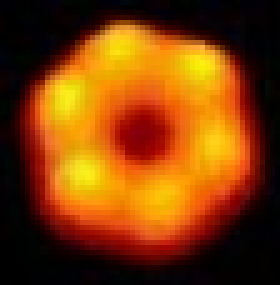
%> input picture HW3-1/HW3/afmStruc.jpg, 56 x 57 px (shown 5 times larger)
$ octave four.m   (GNU Octave 9; MATLAB toolbox functions it lacks are replaced by stand-ins)
%> lines starting %> are read from the running program, lines starting %| are printed output that depends on the picture
clear
close
clc

%% This code shows 3 structers from an AFM image
%  and creates a 3d plot for each
%  with an additional plot as a reference

height_range = 100; % assume a height of 100%
pixel_siz1e_5 = 5/34; % nanometers/pixel
pixel_siz1e_20 = 20/34;
%% Read image data
    im1 = imread('afmStruc.jpg');
%> im1 is the input picture: size 57x56x3 uint8; mean R, G, B 125.9, 61.8, 7.3
    im2 = imread('afmStruc1.jpg');
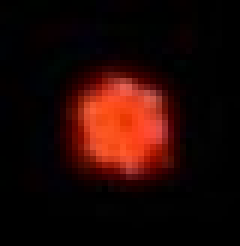
%> input picture HW3-1/HW3/afmStruc1.jpg, 40 x 41 px (shown 6 times larger)
%> im2 is the input picture: size 41x40x3 uint8; mean R, G, B 33, 8.5, 5.1
    im3 = imread('afmStruc2.jpg');
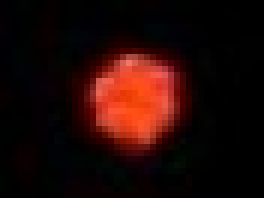
%> input picture HW3-1/HW3/afmStruc2.jpg, 44 x 33 px (shown 6 times larger)
%> im3 is the input picture: size 33x44x3 uint8; mean R, G, B 32.8, 9, 6.1
    im4 = imread('afmStruc3.jpg');
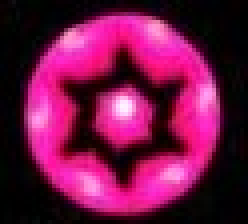
%> input picture HW3-1/HW3/afmStruc3.jpg, 62 x 56 px (shown 4 times larger)
%> im4 is the input picture: size 56x62x3 uint8; mean R, G, B 110.7, 21.1, 70.7


%% CONVERT THE IMAGE TO GRAYSCALE
    im_gray1 = rgb2gray(im1);
    im_gray2 = rgb2gray(im2);
    im_gray3 = rgb2gray(im3);
    im_gray4 = rgb2gray(im4);
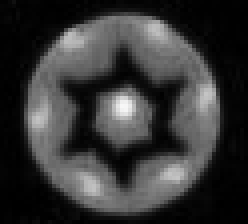
%> im_gray4: size 56x62 uint8 (shown 4 times larger); min 0, max 247, mean 53.5

%% Plot Data as a surface
    z1 = double(im_gray1); % Shade intensity will corrospond to data height
    data_range1 = [min(min(z1)) max(max(z1))];
%> data_range1 = [0 220]
    z2 = double(im_gray2);
    data_range2 = [min(min(z2)) max(max(z2))];
%> data_range2 = [0 139]
    z3 = double(im_gray3);
    data_range3 = [min(min(z3)) max(max(z3))];
%> data_range3 = [0 153]
    z4 = double(im_gray4);
    data_range4 = [min(min(z4)) max(max(z4))];
%> data_range4 = [0 247]

% Make the data start from 0
    z1 = z1 - min(min(z1));
    z2 = z2 - min(min(z2));
    z3 = z3 - min(min(z3));
    z4 = z4 - min(min(z4));

% Divide z1 by its range to make it go from 0 to 1, then multiply
% by 100 nm
    z1 = z1 / data_range1(2) * height_range;
    z2 = z2 / data_range2(2) * height_range;
    z3 = z3 / data_range3(2) * height_range;
    z4 = z4 / data_range4(2) * height_range;

%% Modify x & y to represent real dimensions
    %Create x & y going from 1 to the proper dimension of Z
        x1 = 1:size(z1,2);
%> x1 = 56 values from 1 to 56
        y1 = 1:size(z1,1);
%> y1 = 57 values from 1 to 57
        x2 = 1:size(z2,2);
%> x2 = 40 values from 1 to 40
        y2 = 1:size(z2,1);
%> y2 = 41 values from 1 to 41
        x3 = 1:size(z3,2);
%> x3 = 44 values from 1 to 44
        y3 = 1:size(z3,1);
        x4 = 1:size(z4,2);
        y4 = 1:size(z4,1);

    % Modify x & y to represent real dimensions
        x1 = pixel_siz1e_5*(x1-min(x1));
        y1 = pixel_siz1e_5*(y1-min(y1));
        x2 = pixel_siz1e_20*(x2-min(x1));
        y2 = pixel_siz1e_20*(y2-min(y1));
        x3 = pixel_siz1e_20*(x3-min(x1));
        y3 = pixel_siz1e_20*(y3-min(y1));
        x4 = pixel_siz1e_5*(x4-min(x1));
        y4 = pixel_siz1e_5*(y4-min(y1));

    % Create a mesh grid
        [X1, Y1] = meshgrid(x1,y1);
        [X2, Y2] = meshgrid(x2,y2);
        [X3, Y3] = meshgrid(x3,y3);
        [X4, Y4] = meshgrid(x4,y4);

%% Plot it as a surface
    fig1 = figure(1);
    fig1.WindowState = 'maximized';
    surf(X1,Y1,z1);
    colormap default;
    ti = title('3D surface of an afm image');
    ti.Interpreter = 'latex';
    ti.FontSize = 20;
    xlab = xlabel('X({\mu}m)');
    xlab.FontSize = 16;
    ylab =  ylabel('Y({\mu}m)');
    ylab.FontSize = 16;
    zlab = zlabel('Z %');
    zlab.FontSize = 16;
    colorbar('peer',gca);
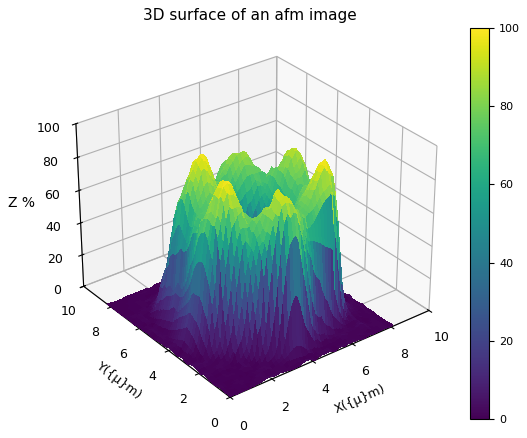
%> figure redrawn from the program's plot data

    fig2 =figure(2);
    surf(X2,Y2,z2);
    fig2.WindowState = 'maximized';
    colormap default;
    ti = title('3D surface of an afm image');
    ti.Interpreter = 'latex';
    ti.FontSize = 20;
    xlab = xlabel('X({\mu}m)');
    xlab.FontSize = 16;
    ylab =  ylabel('Y({\mu}m)');
    ylab.FontSize = 16;
    zlab = zlabel('Z %');
    zlab.FontSize = 16;
    colorbar('peer',gca);

    fig3 = figure(3);
    surf(X3,Y3,z3);
    fig3.WindowState = 'maximized';
    colormap default;
    ti = title('3D surface of an afm image');
    ti.Interpreter = 'latex';
    ti.FontSize = 20;
    xlab = xlabel('X({\mu}m)');
    xlab.FontSize = 16;
    ylab =  ylabel('Y({\mu}m)');
    ylab.FontSize = 16;
    zlab = zlabel('Z %');
    zlab.FontSize = 16;
    colorbar('peer',gca);
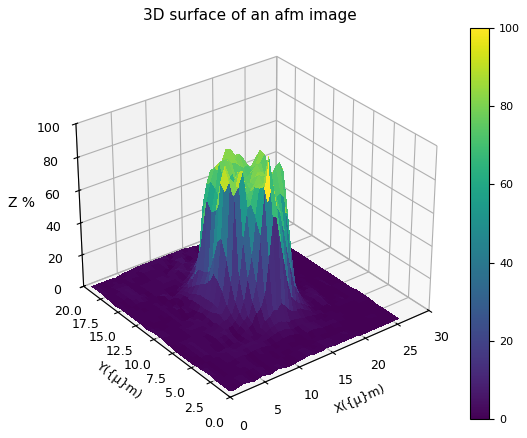
%> figure redrawn from the program's plot data

    fig4 =figure(4);
    surf(X4,Y4,z4);
    fig4.WindowState = 'maximized';
    colormap default;
    ti = title('3D surface of an afm image');
    ti.Interpreter = 'latex';
    ti.FontSize = 20;
    xlab = xlabel('X({\mu}m)');
    xlab.FontSize = 16;
    ylab =  ylabel('Y({\mu}m)');
    ylab.FontSize = 16;
    zlab = zlabel('Z %');
    zlab.FontSize = 16;
    colorbar('peer',gca);
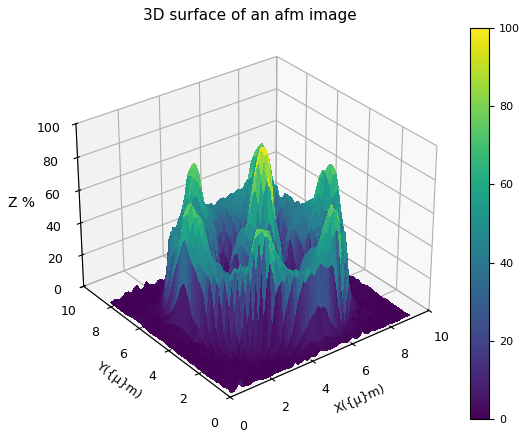
%> figure redrawn from the program's plot data
